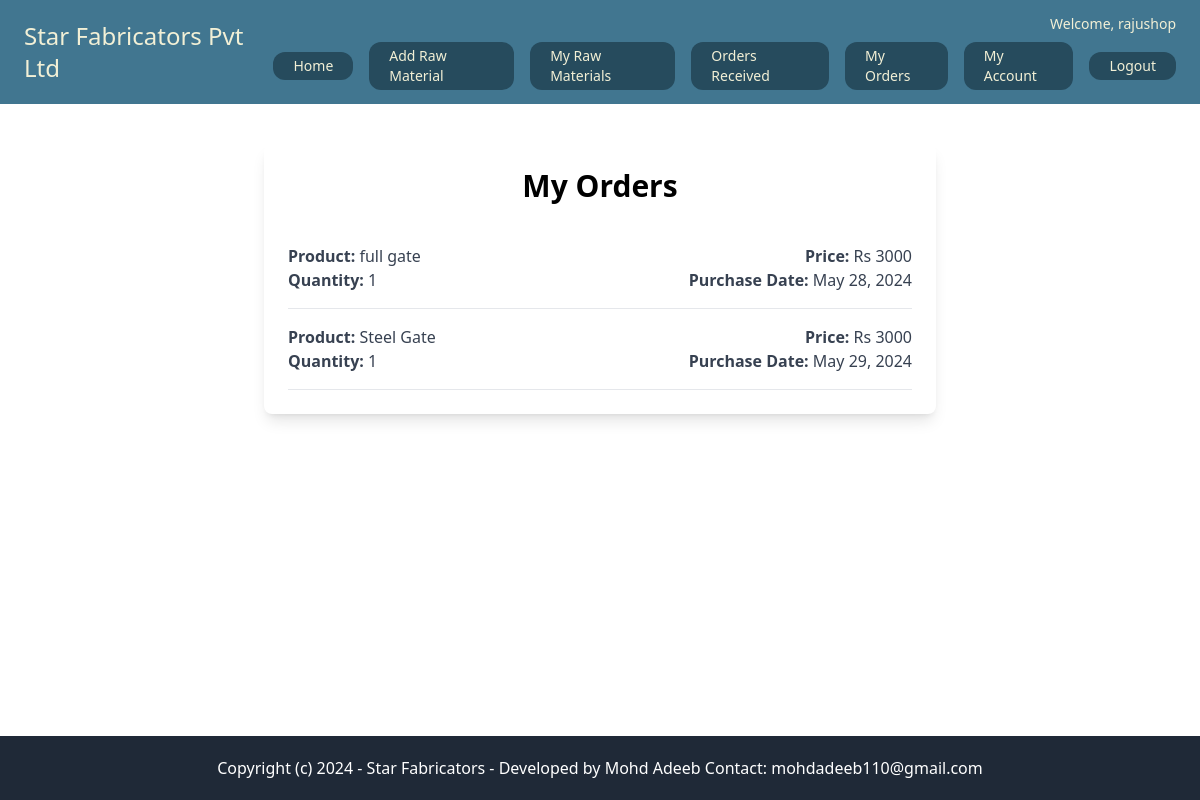
The page /core/my-orders/ (signed in) on the database as committed earlier.
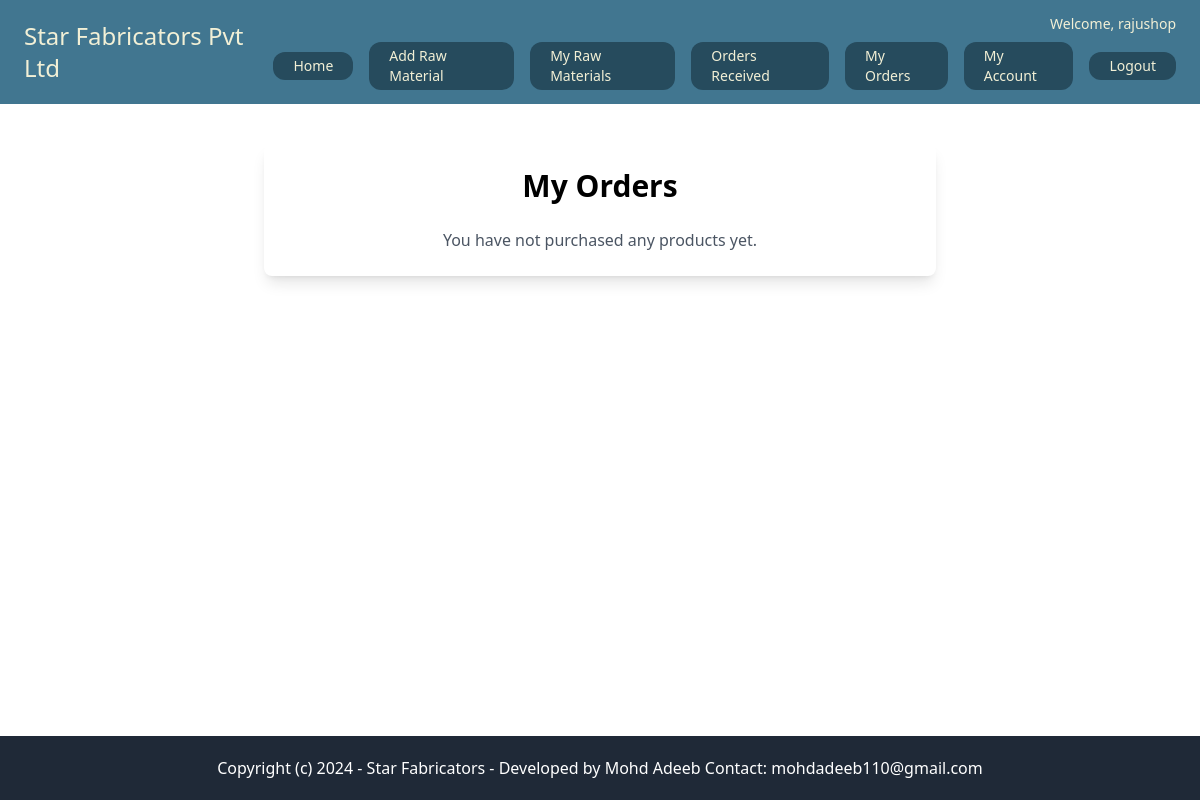
The same page on the database as committed later.
### core/models.py (models this page shows, shortened)
class PurchasedProduct(models.Model):
    product = models.ForeignKey(Product, on_delete=models.CASCADE)
    user = models.ForeignKey(User, on_delete=models.CASCADE)
    purchase_date = models.DateTimeField(auto_now_add=True)
    quantity = models.IntegerField()
    price = models.IntegerField(default=3000)

class Product(models.Model):
    name = models.CharField(max_length=255)
    raw_materials = models.ManyToManyField(RawMaterial, through='ProductRawMaterial')
    image = models.ImageField(upload_to='products/')
    total_items = models.IntegerField(default=0)
    price = models.IntegerField(default=2000)

### core/views.py (the view)
# urls.py: path('my-orders/', views.my_orders, name='my_orders'),
@login_required
def my_orders(request):
    orders = PurchasedProduct.objects.filter(user=request.user)
    return render(request, 'core/my_orders.html', {'orders': orders})

### userprofile/context_processors.py (called while the page is built)
def user_profile(request):
    if request.user.is_authenticated:
        try:
            profile = Userprofile.objects.get(user=request.user)
        except Userprofile.DoesNotExist:
            profile = None
    else:
        profile = None
    return {'user_profile': profile}

### core/templates/core/my_orders.html (shortened to what this page needs)
{% extends "core/base.html" %}
{% block content %}
<div class="max-w-2xl mx-auto mt-10 p-6 bg-white shadow-lg rounded-lg">
    <h1 class="text-3xl font-semibold mb-6 text-center">My Orders</h1>
    <div class="space-y-4">
        {% if orders %}
            <ul>
                {% for order in orders %}
                    <li class="border-b py-4">
                        <div class="grid grid-cols-2 gap-4">
                            <div class="col-span-1">
                                <p class="text-gray-700"><strong>Product:</strong> {{ order.product.name }}</p>
                                <p class="text-gray-700"><strong>Quantity:</strong> {{ order.quantity }}</p>
                            </div>
                            <div class="col-span-1 text-right">
                                <p class="text-gray-700"><strong>Price:</strong> Rs {{ order.price }}</p>
                                <p class="text-gray-700"><strong>Purchase Date:</strong> {{ order.purchase_date|date:"M d, Y" }}</p>
                            </div>
                        </div>
                    </li>
                {% endfor %}
            </ul>
        {% else %}
            <p class="text-center text-gray-600">You have not purchased any products yet.</p>
        {% endif %}
    </div>
</div>
{% endblock %}

Rows that differ between the two databases and show on the page:
removed PurchasedProduct: product.name "full gate", quantity "1", price "3000", purchase_date "May 28, 2024"
removed PurchasedProduct: product.name "Steel Gate", quantity "1", price "3000", purchase_date "May 29, 2024"
Other text that changed with them:
text now shown: "You have not purchased any products yet."
